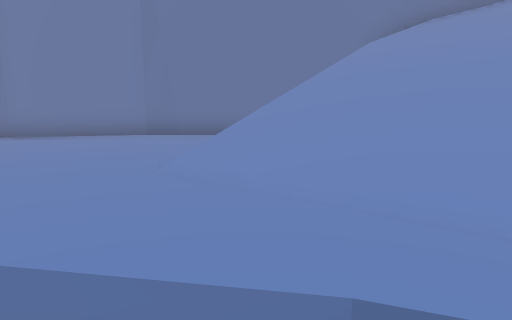
[1] (above)

16 first-person views from a walk through a 3-D level made in the Unity game engine. The camera is 1.3 m above the floor, tilts 10° down and sees 70° across. The floor is counted in squares, 0.5 m on a side. Each view is taken from the middle of a square. On the plan, view 1 faces up. The plan holds only what a view shows up to about 20 squares ahead; the rest is blank. The place goes on beyond the plan. Some animated figures are not drawn.

[2]
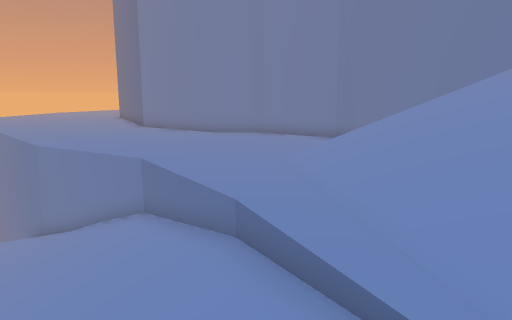

[3]
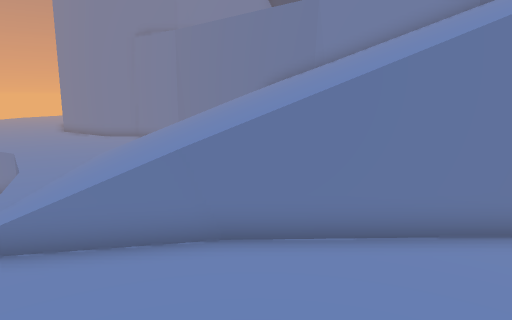

[4]
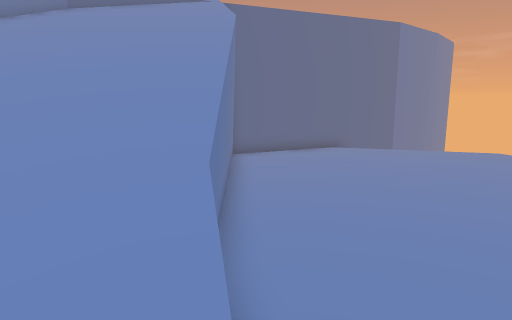

[5]
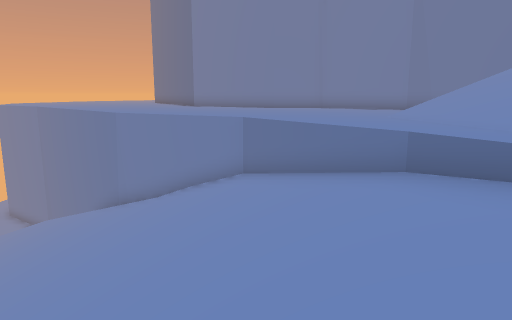

[6]
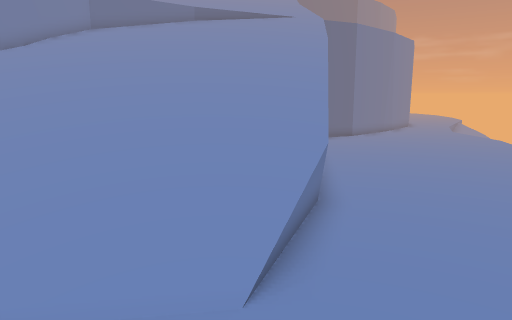

[7]
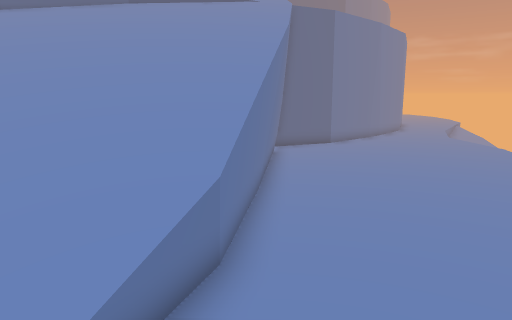

[8]
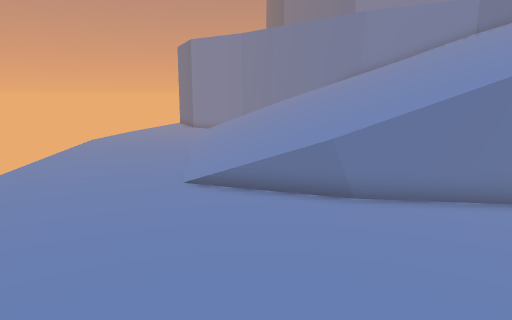

[9]
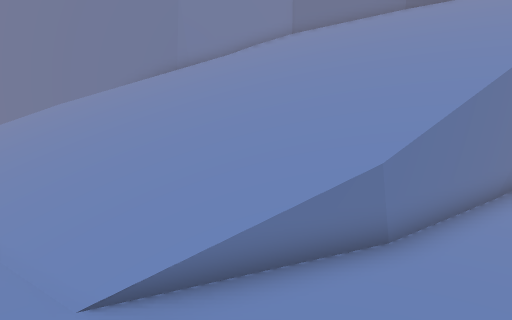

[10]
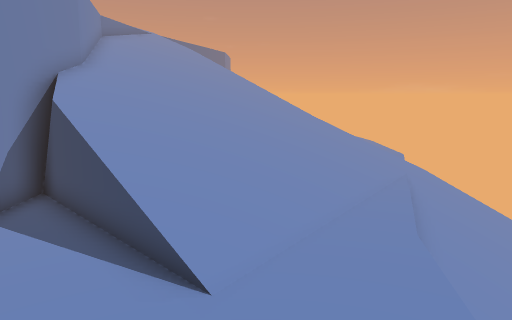

[11]
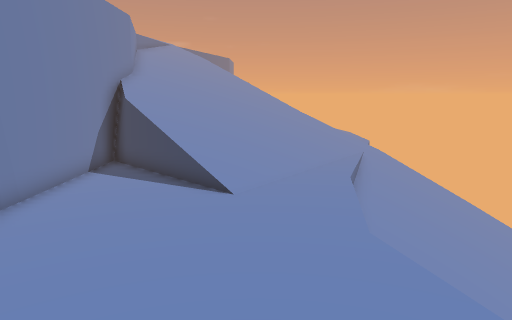

[12]
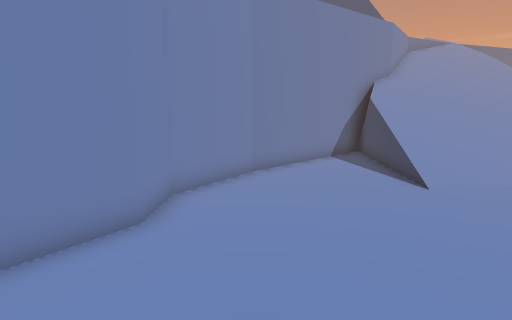

[13]
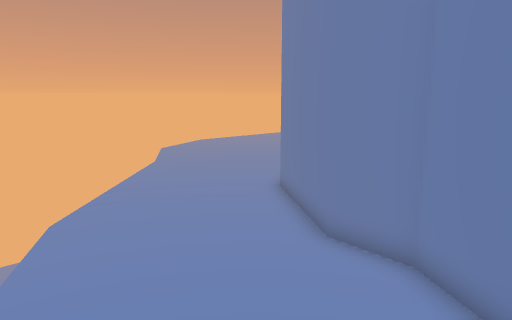

[14]
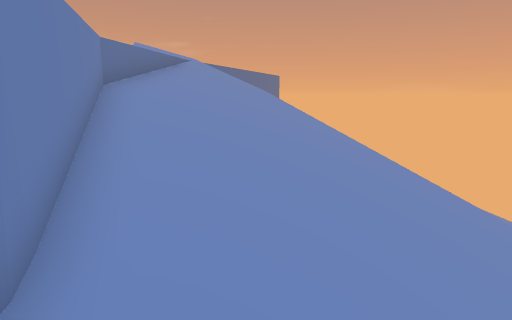

[15]
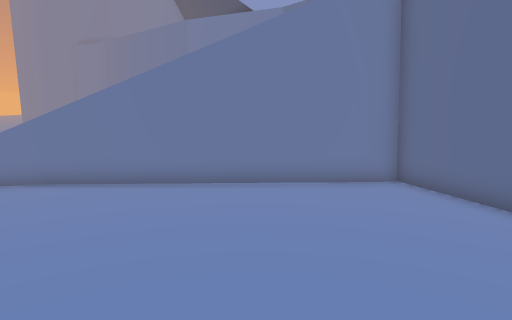

[16]
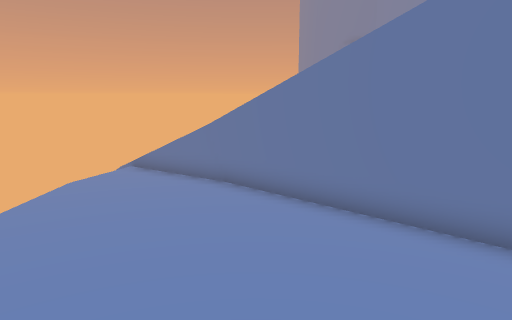

### Floor plan
Key: @ floor where view 1 was taken; # wall or solid block; . main floor; : floor 3.25 m higher than the main floor; - floor 3.5 m lower than the main floor; + floor 6 m higher than the main floor; / step, stairs or slope; = window, fence, low wall or low ledge; v drop or lower ground.
Columns run from 12 left of view 1 to 24 right of it. Each row starts with its distance up from view 1.
 11       ###:: =#######==////////:
 10     +##....... #/////////////#.#:
  9   +##.........v/////////////#.....##
  8 v#...........v//////////////.......-v
  7 ............//////////////#.........
  6 ...........//////////////#..........v
  5 ............////////////#............
  4 .............//////////#.............
  3 ........=...././//////=..............
  2 ....#v=///=///.///////...............
  1 vv#//////////////////=............
  0 ////////////@////////........     .
 -1 /////////////////////.......
 -2 ///////////////////---#v--
 -3 //////////////////------
 -4 /////////////////--------
 -5 //////////////#-----------
 -6 /////////////#-------------
 -7 ////////////#---------------
 -8 -/////////#----------------=
 -9 --//////==----------------
-10 ---////=----------------
-11 ---------------------
-12 ----------------
-13 -------------
-14 ------------
-15 -----------
-16     ------
-17              -

Where each view was taken, in squares from view 1:
view 1: 0 up, 0 right, facing up
view 2: 2 down, 5 right, facing up-left
view 3: 1 down, 15 right, facing up-left
view 4: 1 down, 7 right, facing up-right
view 5: 4 down, 3 right, facing up-left
view 6: 14 down, 11 left, facing up-right
view 7: 13 down, 7 left, facing up-right
view 8: 17 down, 1 right, facing up-left
view 9: 15 down, 6 left, facing up
view 10: 5 up, 6 left, facing right
view 11: 5 up, 11 left, facing right
view 12: 2 up, 12 left, facing up-right
view 13: 7 up, 0 right, facing left
view 14: 9 up, 4 right, facing right
view 15: 0 up, 22 right, facing up-left
view 16: 4 up, 21 right, facing left
